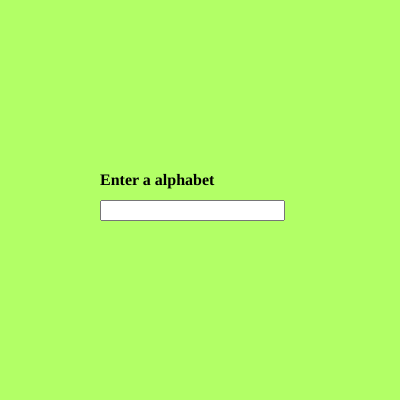
Frame 1 (no input)
Frame 60 (no input): identical to frame 1, image omitted
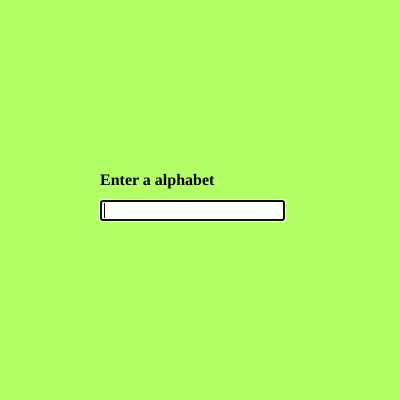
Frame 120 (the mouse pressed at the canvas centre since frame 60)

The p5.js sketch that drew these frames (run headless with seeded random() and noise() and a simulated clock; from frame 60 on, the mouse is pressed at the canvas centre):

// p5.js sketch
// ── sketch.js
var input,heading;


function setup() 
{
  createCanvas(400, 400);
  background(178,255,102);
 
  input=createInput();
  input.position(100,200);

  heading=createElement("h4","Enter a alphabet");
  heading.position(100,150);

  textAlign("center");
  textSize(30)
}

function draw() {

  const value=input.value();

  switch(value){
    case 'a':console.log("vowel");
             break;
    case 'e':console.log("vowel");
             break;
    case 'i':console.log("vowel");
             break;
    case 'o':console.log("vowel");
             break;
    case 'u':console.log("vowel");
             break;
    default: console.log("consonant");         
  }
  
}
